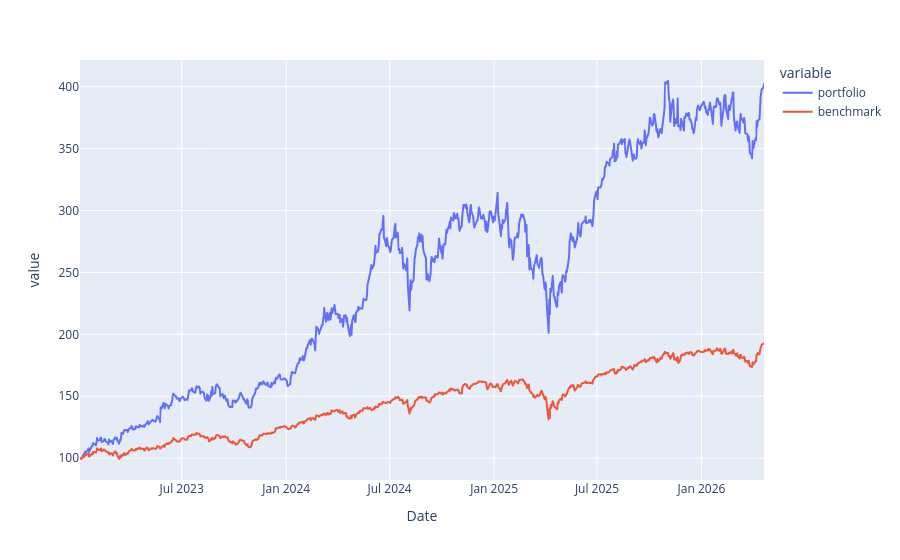

Notebook code for this chart:
### Code cell
import plotly.express as px

px.line(benchmark(all_stocks, weights, "SPY", end, dt.datetime.today()))

### Figure 1 — Plotly figure (JSON) as saved in the notebook; plotly's stock layout.template omitted (floating-point values rounded to 4 significant figures; data arrays with more than 128 entries replaced by an {"elided": "..."} marker saying what was removed)
{"data": [{"hovertemplate": "variable=portfolio<br>Date=%{x}<br>value=%{y}<extra></extra>", "legendgroup": "portfolio", "line": {"color": "#636efa", "dash": "solid"}, "marker": {"symbol": "circle"}, "mode": "lines", "name": "portfolio", "showlegend": true, "type": "scattergl", "x": {"elided": "827 str values"}, "xaxis": "x", "y": {"elided": "827 float values"}, "yaxis": "y"}, {"hovertemplate": "variable=benchmark<br>Date=%{x}<br>value=%{y}<extra></extra>", "legendgroup": "benchmark", "line": {"color": "#EF553B", "dash": "solid"}, "marker": {"symbol": "circle"}, "mode": "lines", "name": "benchmark", "showlegend": true, "type": "scattergl", "x": {"elided": "827 str values"}, "xaxis": "x", "y": {"elided": "827 float values"}, "yaxis": "y"}], "layout": {"legend": {"title": {"text": "variable"}, "tracegroupgap": 0}, "margin": {"t": 60}, "xaxis": {"anchor": "y", "domain": [0, 1], "title": {"text": "Date"}}, "yaxis": {"anchor": "x", "domain": [0, 1], "title": {"text": "value"}}}}
